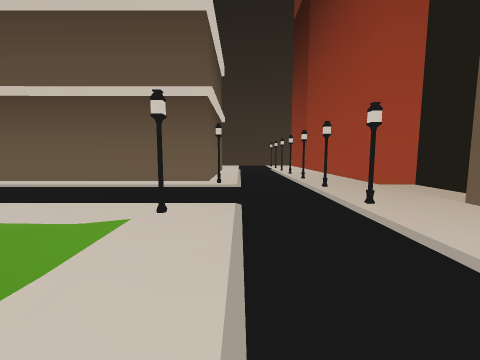
View 1 (above)

17 first-person views from a walk through a 3-D level made in the Godot game engine. The camera is 1.2 m above the floor, tilts 6° down and sees 90° across. The floor is counted in squares, 1.98 m on a side. Each view is taken from the middle of a square. On the plan, view 1 faces up. The plan holds only what a view shows up to about 9 squares ahead; the rest is blank.

View 2
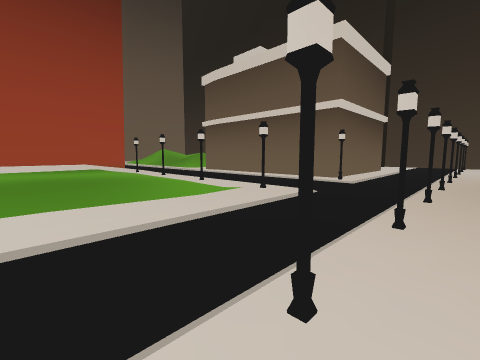

View 3
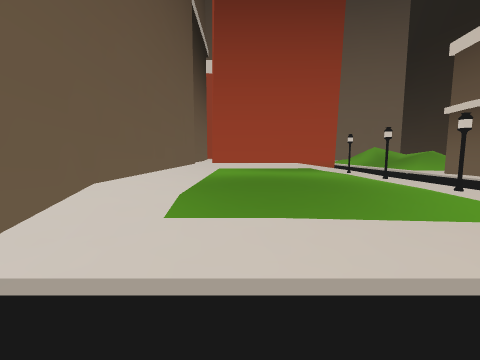

View 4
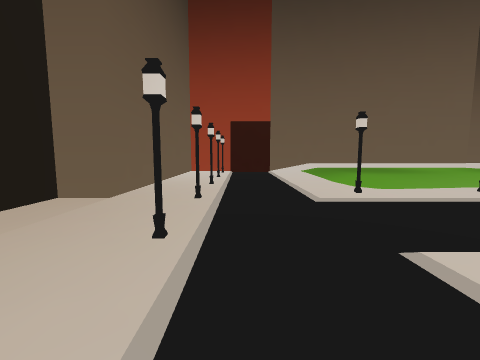

View 5
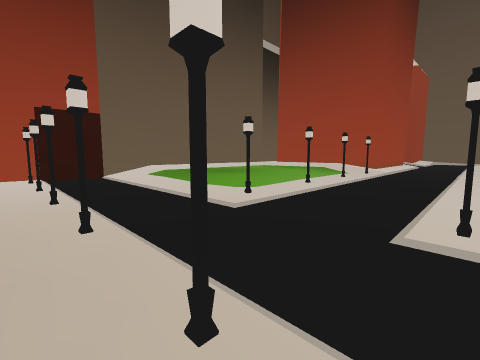

View 6
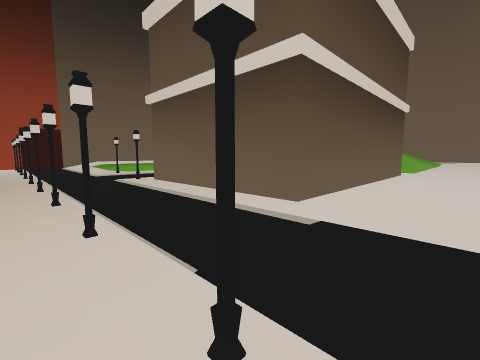

View 7
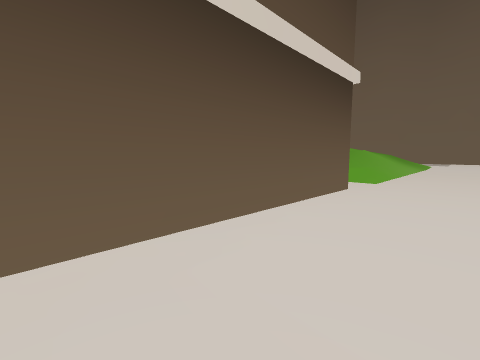

View 8
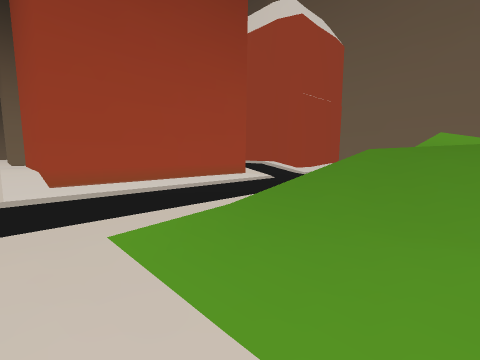

View 9
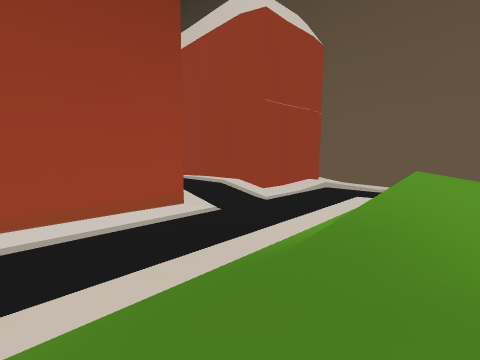

View 10
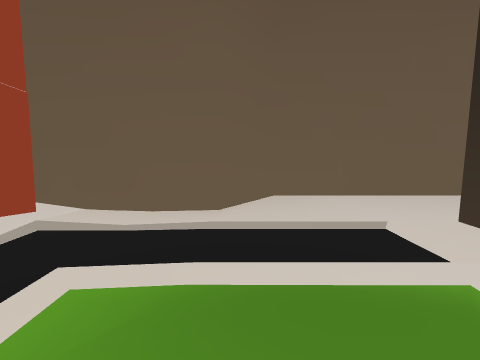

View 11
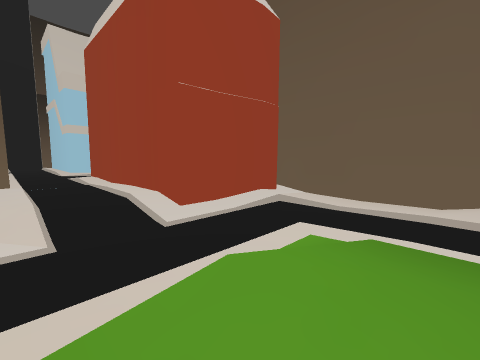

View 12
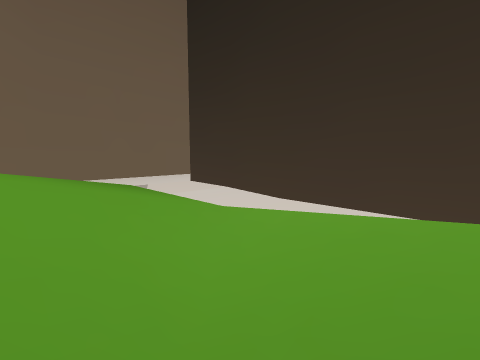

View 13
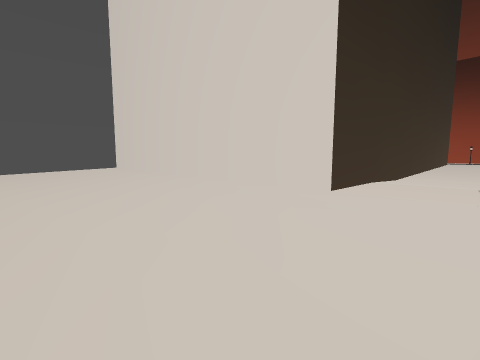

View 14
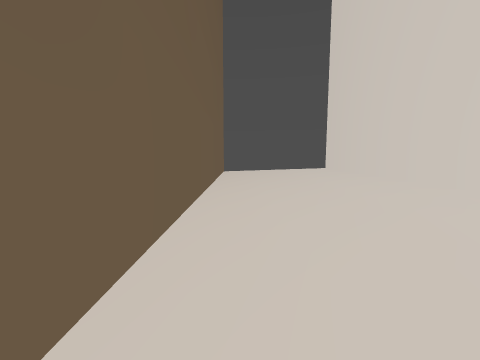

View 15
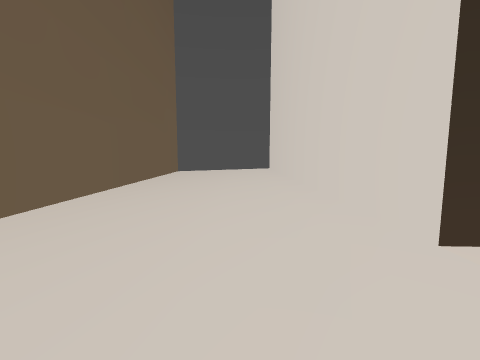

View 16
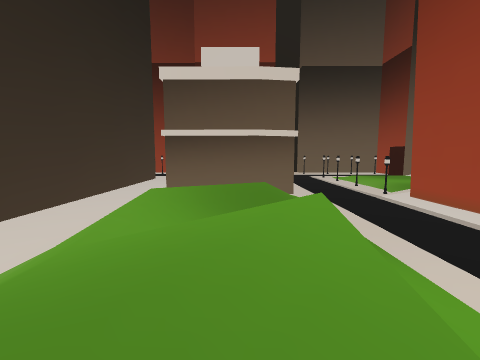

View 17
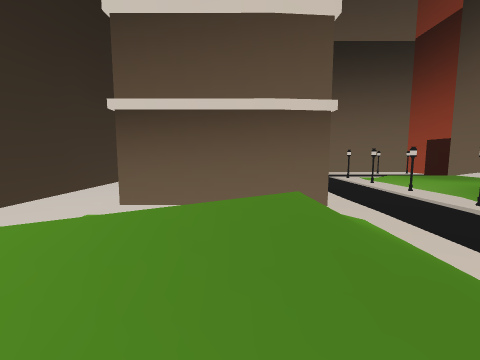

### Floor plan
Key: @ floor where view 1 was taken; # wall or solid block; . main floor; : floor 0.25 m higher than the main floor; + floor 0.5 m higher than the main floor; * floor 0.75 m higher than the main floor; / step, stairs or slope; = window, fence, low wall or low ledge; v drop or lower ground.
Columns run from 22 left of view 1 to 4 right of it. Each row starts with its distance up from view 1.
 20 #.:::#
 19 #.:::#
 18 #.:::#
 17 #.:::#
 16 #.:::#
 15 #.:::#
 14 #.:::#
 13 #.:::#
 12 #.:::################
 11 #.::::::.................
 10 #.::::::................#
  9 #.:::./////////.######..##
  8 #.:::.////////  #    #...#
  7  ##::./////////.#    #..##
  6   #.:.///=v ///.######..##
  5   #.:................#...##
  4   #.:.....................#
  3   #//////.//////..........#
  2   #/####///####//..#.#...#
  1   #    #/+*   #++::::/..##
  0        #/+*   #++::::/@.##
 -1        #/+*   #+:::::/...#
 -2        #/+*   #++++++/..##
 -3        #/+#   ############

Positions as (right, up) in squares from view 1, and headings:
1: (0, 0), facing up
2: (2, -1), facing up-left
3: (1, -1), facing left
4: (1, 6), facing down
5: (2, 5), facing down-left
6: (2, 11), facing down-left
7: (-2, 11), facing down-left
8: (-7, 7), facing down-left
9: (-9, 7), facing down-left
10: (-13, 7), facing left
11: (-12, 7), facing down-left
12: (-11, 7), facing up-left
13: (-21, 10), facing up-right
14: (-21, 11), facing up
15: (-19, 10), facing up
16: (-14, 7), facing right
17: (-11, 7), facing right
